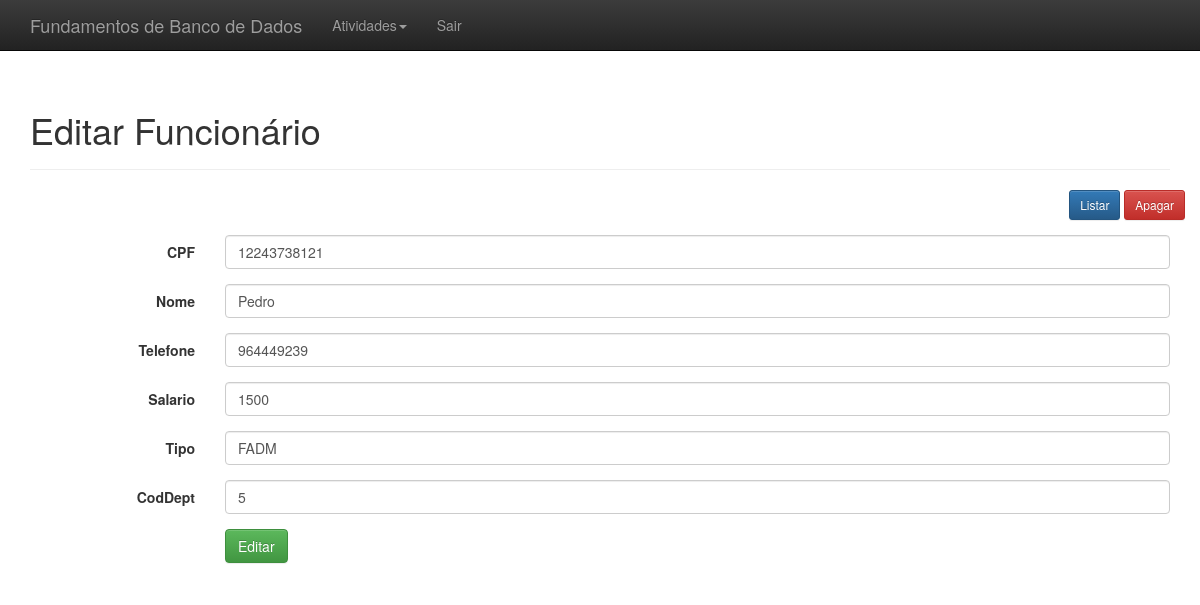
The app's page /index.php?link=12&CPF=12243738121 with its own data.
### tables this page shows
CREATE TABLE Funcionario(
	CPF VARCHAR(11) ,
    Nome VARCHAR(100),
    Telefone VARCHAR(20),
    Salario FLOAT,
    Tipo VARCHAR(30),
    CodDept INT
    );

### editar_funcionario.php (the view, shortened to what this page needs)
<?php
    include_once "conexao.php";
	$cpf = $_GET['CPF'];
	$result = mysqli_query($conectar, "SELECT * FROM funcionario WHERE CPF = '$cpf' LIMIT 1");
	$resultado = mysqli_fetch_assoc($result);
?>
<div class="container theme-showcase" role="main">
    <div class="page-header">
        <h1>Editar Funcionário</h1>
    </div>
    <div class="row espaco">
        <div class="pull-right">
            <a href='administrativo.php?link=2&id=<?php echo $resultado[' id ']; ?>'><button type='button' class='btn btn-sm btn-primary'>Listar</button></a>
            <a href='processa/proc_apagar_usuario.php?id=<?php echo $resultado[' id ']; ?>'><button type='button' class='btn btn-sm btn-danger'>Apagar</button></a>
        </div>
    </div>
    <div class="row">
        <div class="col-md-12">
            <form class="form-horizontal" method="POST" action="processa/proc_edit_funcionario.php">
                <div class="form-group">
                    <label for="inputEmail3" class="col-sm-2 control-label">CPF</label>
                    <div class="col-sm-10">
                        <input type="text" class="form-control" name="CPF" placeholder="XXXXXXXXXXX" value="<?php echo $resultado['CPF']; ?>">
                    </div>
                </div>
                <div class="form-group">
                    <label for="inputPassword3" class="col-sm-2 control-label">Nome</label>
                    <div class="col-sm-10">
                        <input type="text" class="form-control" name="Nome" placeholder="Nome do Funcionário" value="<?php echo $resultado['Nome']; ?>">
                    </div>
                </div>
                <div class="form-group">
                    <label for="inputEmail3" class="col-sm-2 control-label">Telefone</label>
                    <div class="col-sm-10">
                        <input type="text" class="form-control" name="Telefone" placeholder="XXXXXXXXXXX" value="<?php echo $resultado['Telefone']; ?>">
                    </div>
                </div>
                <div class="form-group">
                    <label for="inputEmail3" class="col-sm-2 control-label">Salario</label>
                    <div class="col-sm-10">
                        <input type="text" class="form-control" name="Salario" placeholder="XXXX" value="<?php echo $resultado['Salario']; ?>">
                    </div>
                </div>
                    <div class="form-group">
                        <label for="inputEmail3" class="col-sm-2 control-label">Tipo</label>
                        <div class="col-sm-10">
                            <input type="text" class="form-control" name="Tipo" placeholder="XX" value="<?php echo $resultado['Tipo']; ?>">
                        </div>
                    </div>
                    <div class="form-group">
                        <label for="inputEmail3" class="col-sm-2 control-label">CodDept</label>
                        <div class="col-sm-10">
                            <input type="text" class="form-control" name="CodDept" placeholder="XX" value="<?php echo $resultado['CodDept']; ?>">
                        </div>
                    </div>
                    <div class="form-group">
                        <div class="col-sm-offset-2 col-sm-10">
                            <button type="submit" class="btn btn-success">Editar</button>
                        </div>
                    </div>
                </form>
            </div>
        </div>
    </div>

### css/theme.css (style rules this page uses)
body { padding-top: 70px; padding-bottom: 30px; }
.espaco { margin-bottom:15px; }

### records on screen
funcionario: CPF "12243738121", Nome "Pedro", Telefone "964449239", Salario "1500", Tipo "FADM", CodDept "5"
